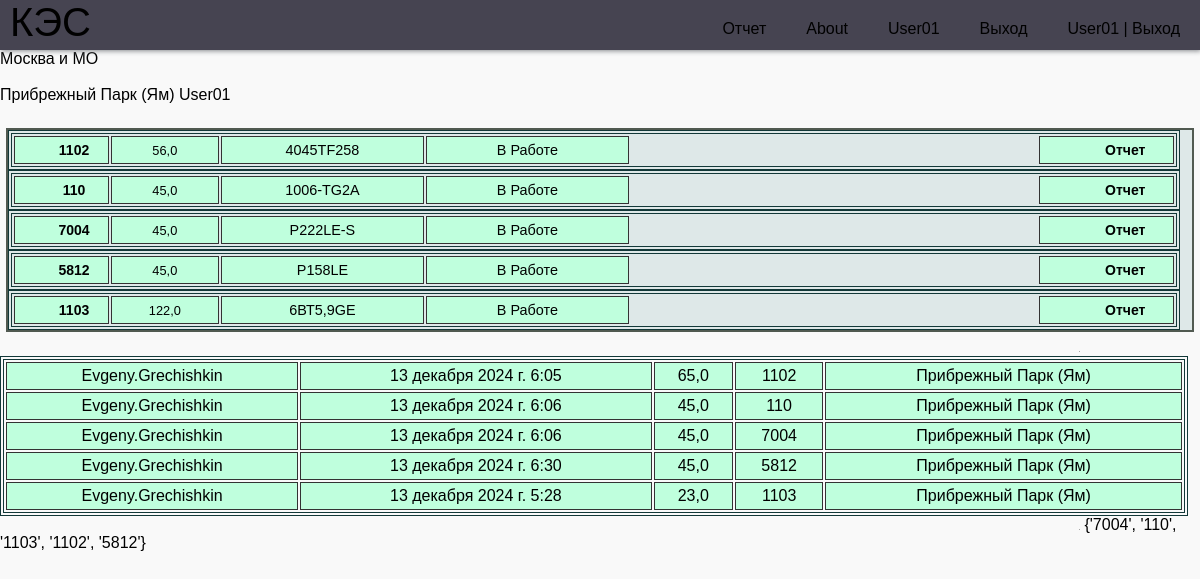
The page /area/4/ (signed in) on the database its author committed.
### report/models.py (models this page shows, shortened)
class ObjectKES(models.Model):
    name = models.CharField(max_length=30)
    manager = models.ForeignKey(get_user_model(),
                               on_delete=models.SET_NULL,
                               related_name='manager_obj',
                               null=True, default=None)
    public = models.BooleanField(default=False)
    class Meta:
        verbose_name = 'Объект'
        verbose_name_plural = 'Объект'

class Location(models.Model):
    name = models.CharField(max_length=30)
    object_kes = models.ForeignKey(ObjectKES, on_delete=models.SET_NULL, null=True)
    operator = models.ForeignKey(get_user_model(),
                               on_delete=models.SET_NULL,
                               related_name='operator_area',
                               null=True, default=None)
    address = models.CharField(max_length=250, blank=True)
    def __str__(self):
        return f"{self.name}"
    class Meta:
        verbose_name = 'Участок'
        verbose_name_plural = 'Участок'

class CreateDGU(models.Model):
    name = models.CharField(max_length=30, verbose_name="Номер Дгу")
    maker_dvs = models.ForeignKey(Maker, on_delete=models.SET_NULL, null=True, blank=True, verbose_name="Производитель")
    long_name = models.CharField(max_length=30, null=True, blank=True, verbose_name="Название Дгу")
    post_name = models.ForeignKey(Post, on_delete=models.SET_NULL, null=True, blank=True, verbose_name="Название поста")
    dvs = models.ForeignKey(DVS, on_delete=models.SET_NULL, null=True, blank=True, verbose_name="ДВС")
    alternator = models.ForeignKey(Alternator, on_delete=models.SET_NULL, null=True, blank=True, verbose_name="Генератор")
    location = models.ForeignKey(Location, on_delete=models.SET_NULL, null=True,blank=True, verbose_name="Обьект")
    work = models.BooleanField(default=False, verbose_name='в Работе')
    status = models.ForeignKey(Status, on_delete=models.SET_NULL, null=True, verbose_name="Состояние")
    paralel = models.BooleanField(default=False, verbose_name='Паралель')
    koguch = models.BooleanField(default=False, verbose_name='Кожухное Исполнение')
    weight = models.PositiveIntegerField(null=True, blank=True, default=0, verbose_name='Вес кг')
    lsh = models.CharField(max_length=100, null=True, blank=True, verbose_name="Длинна * Ширина * Высота ")
    title = models.CharField(max_length=250, blank=True, verbose_name='Описание  проблем')
    data_to = models.DateField(blank=True, null=True,  verbose_name='Дата последнего ТО')
    motochas_to = models.PositiveIntegerField(null=True, blank=True,  verbose_name='Моточасы последнего ТО')
    interval_to = models.PositiveIntegerField(null=True, blank=True, default=300, verbose_name='Межсервисный интервал')
    narabotka = models.BooleanField(default=True, verbose_name='Наработка')
    nagruzka = models.BooleanField(default=True, verbose_name='Нагрузка')
    active = models.BooleanField(default=True, verbose_name='Активная Нагрузка')
    reactive = models.BooleanField(default=True, verbose_name='Реактивная  Нагрузка')
    full_load = models.BooleanField(default=True, verbose_name='Полная  Нагрузка')
    l1 = models.BooleanField(default=True, verbose_name='L1')
    l2 = models.BooleanField(default=True, verbose_name='L2')
    l3 = models.BooleanField(default=True, verbose_name='L3')
    dmasla = models.BooleanField(default=True, verbose_name='Давление масла')
    tog = models.BooleanField(default=True, verbose_name='Темп. Охл. Жидкости')
    akb = models.BooleanField(default=True, verbose_name='АКБ')
    primechanie = models.BooleanField(default=True, verbose_name='Примечания')
    class Meta:
        verbose_name = 'ДГУ'
        verbose_name_plural = 'ДГУ'

class DVS(models.Model):
    model_dvs = models.ForeignKey(DVSmodel, on_delete=models.SET_NULL, blank=True, null=True, verbose_name="ДВС")
    sn = models.CharField(max_length=70, blank=True, verbose_name='Серейный номер')
    engine_hours = models.FloatField(blank=True, null=True, verbose_name="Моточасы")
    title = models.CharField(max_length=250, blank=True, verbose_name='Описание')
    class Meta:
        verbose_name = 'ДВС'
        verbose_name_plural = 'ДВС'

class DVSmodel(models.Model):
    model_dvs = models.CharField(blank=True, max_length=30, verbose_name='Модель ДВС')
    maker_dvs = models.ForeignKey(Maker, on_delete=models.SET_NULL, null=True, verbose_name="Производитель")
    power = models.IntegerField(blank=True, verbose_name="Мощьность ДВС")
    cylinders = models.IntegerField(blank=True, verbose_name="Количество цилиндров")
    volume = models.DecimalField(blank=True, null=True, max_digits=5, decimal_places=2,  verbose_name="Объем ДВС")
    weight = models.PositiveIntegerField(null=True, blank=True, default=0, verbose_name='Вес кг')
    title = models.CharField(max_length=250, blank=True, verbose_name='Описание')
    class Meta:
        verbose_name = 'Модель ДВС'
        verbose_name_plural = 'Модель ДВС'

class ReportDGU(models.Model):
    dgu = models.ForeignKey(CreateDGU, on_delete=models.SET_NULL, null=True, verbose_name="Номер Дгу")
    author = models.ForeignKey(get_user_model(), on_delete=models.SET_NULL, related_name='posts', null=True,
                               default=None)
    narabotka = models.FloatField(blank=True, null=True,  verbose_name='Наработка')
    nagruzka = models.PositiveIntegerField(null=True, blank=True, verbose_name='Нагрузка')
    active = models.PositiveIntegerField(null=True, blank=True,  verbose_name='Активная Нагрузка')
    reactive = models.PositiveIntegerField(null=True, blank=True,  verbose_name='Реактивная  Нагрузка')
    full_load = models.PositiveIntegerField(null=True, blank=True,  verbose_name='Полная  Нагрузка')
    l1 = models.PositiveSmallIntegerField(null=True, blank=True,  verbose_name='L1')
    l2 = models.PositiveSmallIntegerField(null=True, blank=True,  verbose_name='L2')
    l3 = models.PositiveSmallIntegerField(null=True, blank=True,  verbose_name='L3')
    dmasla = models.FloatField(blank=True, null=True, verbose_name='Давление масла')
    tc = models.FloatField(blank=True, null=True,  verbose_name='Темп. Охл. Жидкости')
    akb = models.FloatField(blank=True, null=True, verbose_name='АКБ')
    title = models.CharField(max_length=450, null=True, blank=True,  verbose_name='Замечания')
    time_create = models.DateTimeField(auto_now_add=True, blank=True, null=True,)
    time_update = models.DateTimeField(auto_now=True, blank=True, null=True,)
    class Meta:
        verbose_name = 'Ежедневный отчет'
        verbose_name_plural = 'Ежедневный отчет'

### report/views.py (the view)
# urls.py: path("area/<int:id>/", area, name='area'),
@login_required
def area(request, id):
    y, m, d = (int(i) for i in date.today().isoformat().split("-"))
    dgus = CreateDGU.objects.filter(location=id)
    location = Location.objects.get(id=id)
    object_kes = Location.objects.get(id=id).object_kes.name
    report = ReportDGU.objects.filter(time_create__date=date(y, m, d), dgu__location__id=id)
    rpt = set(i.dgu.name for i in report)
    return render(request, "area.html",
                  {'dgus': dgus, 'location': location, 'object_kes': object_kes,
                   'report': report, 'rpt': rpt})

### report/templates/area.html (shortened to what this page needs)
{% extends 'base.html' %}
{% load static %}
{% block css %}
    <link rel="stylesheet" href="{% static 'style/style.css' %}">
    <link rel="stylesheet" href="{% static 'style/style_area.css' %}">
{% endblock css %}
{% block content %}
<main>
    <p>{{ object_kes }}</p> <br>
    <p>{{ location.name }} {{ location.operator }}</p> <br>
        <div class="blok_1  inline">
            {% for dgu in dgus %}
                <table>
                    <tr>
                        {% if dgu.status.id == 2 %}
                            <td class="st1 dgu_status_avar"><a href="{% url 'dgu' dgu.id %}" >{{dgu.name}}</a></td>
                            <td class="st5 dgu_status_avar">{{dgu.dvs.engine_hours}}</td>
                            <td class="st2 dgu_status_avar">{{dgu.dvs.model_dvs.model_dvs}}</td>
                            <td class="st3 dgu_status_avar">Аварийная остановка</td>
                            <td class="st6 dgu_status_avar">{{dgu.title}}</td>
                            <td class="st4 dgu_status_avar"><a href="../../create_report/{{dgu.id}}">Ремонт</a></td>
                        {% elif dgu.work %}
                            <td class="st1 dgu_status_rab" ><a href="{% url 'dgu' dgu.id %}" >{{dgu.name}}</a></td>
                            <td class="st5 dgu_status_rab">{{dgu.dvs.engine_hours}}</td>
                            <td class="st2 dgu_status_rab">{{dgu.dvs.model_dvs.model_dvs}}</td>
                                {% if dgu.status.id == 4 %}
                                    <td class="st3 dgu_status_rem">Требуется незн. ремонт</td>
                                {% elif dgu.status.id == 5 %}
                                    <td class="st3 dgu_status_avar">Требуется ТО</td>
                                {% else %}
                                    <td class="st3 dgu_status_rab">В Работе</td>
                                {% endif %}
                            <td class="st6 dgu_status_rab">{{dgu.title}}</td>
                            {% if dgu.name in rpt %}
                            <td class="st4 dgu_status_rab"><a href="../../create_report/{{dgu.id}}">Отчет</a></td>
                            {% else %}
                            <td class="st4 dgu_status_avar"><a href="../../create_report/{{dgu.id}}">Отчет</a></td>
                            {% endif %}
                        {% endif %}
                    </tr></table>
                {% endfor %}
            </div>
    <table>
    {% for rpt in report %}
    <tr>
        <td>{{ rpt.author}}</td>
        <td>{{ rpt.time_create}}</td>
        <td>{{ rpt.tc }}</td>
        <td>{{ rpt.dgu.name }}</td>
        <td>{{ rpt.dgu.location }}</td>
    </tr>
    {% endfor %}</table>
    {{ rpt }}
</main>
{% endblock content %}

### report/templates/base.html (shortened to what this page needs)
<!DOCTYPE html>
{% load static %}
<html lang="ru">
<head>
    {% block css %}{% endblock css %}
</head>
<body>
    <header class="header">
         <a href="{%url 'index'%}" class="logo">КЭС</a>
        <nav class="nav">
            <ul class="menu">
                {% if user.is_authenticated %}
                <li><a href="{%url 'create_dgu'%}">Отчет</a></li>
                <li><a href="#">About</a></li>
                <li><a href="admin/">{{user.username}}</a></li>
                <li><a href="{%url 'users:logout'%}">Выход</a></li>
                <li><a href="{%url 'users:logout'%}">{{user.username}} | Выход</a></li>
                {% else %}
                <li><a href="{%url 'users:login'%}">Авторизация</a></li>
                {% endif %}
            </ul>
        </nav>
    </header>
    {% block content %}{% endblock content %}
</body>
</html>

### report/static/style/style.css (style rules this page uses)
:root { --white: #f9f9f9; --black: #464451; --grey: #85888C; }
* { margin: 0; padding: 0; box-sizing: border-box; }
body { background-color: var(--white); font-family: "Poppins", sans-serif; }
a { text-decoration: none; }
ul { list-style: none; }
.header { background-color: var(--black); box-shadow: 1px 1px 5px 0px var(--grey); position: sticky; top: 0; width: 100%; height: 50px; }
.logo { display: inline-block; color: var(--white); font-size: 40px; margin-left: 10px; }
.nav { width: 100%; height: 100%; position: fixed; background-color: var(--black); overflow: hidden; }
.menu a { display: block; padding: 20px; color: var(--white); }
.nav { max-height: 0; transition: max-height .5s ease-out; }
td, th { margin: 5px; padding: 5px; }
@media (min-width: 768px) { .nav { max-height: 70px; top: 0; position: relative; float: right; width: fit-content; background-color: transparent; } }
@media (min-width: 768px) { .menu li { float: left; } }

### report/static/style/style_area.css (style rules this page uses)
a { color: #000; }
.inline { width: 99%; margin: 6px; float: left; }
.blok_1 { width: 99%; background-color: #DEE8E8; text-align: center; border: 2px solid rgb(81, 90, 81); }
.blok_1 a { color: #000; font-size: 14px; font-weight: bold; text-decoration: none; margin-left: 30%; }
table { border: 4px double #123838; width: 99%; text-align: center; }
td { background: #BFFFDD; border: 1px solid #333; empty-cells: hide; padding: 4px; }
.dgu_status_rab { background: #BFFFDD; }
.st1 { width: 7%; }
.st2 { width: 15%; font-size: 90%; }
.st3 { width:15%; font-size: 90%; }
.st4 { width: 10%; font-size: 90%; }
.st5 { width: 8%; font-size: 80%; }
.st6 { width: 30%; font-size: 80%; }
a:-webkit-any-link { color: #000; }

### rows shown on the page
ObjectKES: name "Москва и МО"
Location: name "Прибрежный Парк (Ям)", operator "User01"
CreateDGU: name "1102", dvs.engine_hours "56,0", dvs.model_dvs.model_dvs "4045TF258", shows "В Работе"
CreateDGU: name "110", dvs.engine_hours "45,0", dvs.model_dvs.model_dvs "1006-TG2A", shows "В Работе"
CreateDGU: name "7004", dvs.engine_hours "45,0", dvs.model_dvs.model_dvs "P222LE-S", shows "В Работе"
CreateDGU: name "5812", dvs.engine_hours "45,0", dvs.model_dvs.model_dvs "Р158LE", shows "В Работе"
CreateDGU: name "1103", dvs.engine_hours "122,0", dvs.model_dvs.model_dvs "6ВТ5,9GE", shows "В Работе"
ReportDGU: author "Evgeny.Grechishkin", time_create "13 декабря 2024 г. 6:05", tc "65,0", dgu.name "1102", dgu.location "Прибрежный Парк (Ям)"
ReportDGU: author "Evgeny.Grechishkin", time_create "13 декабря 2024 г. 6:06", tc "45,0", dgu.name "110", dgu.location "Прибрежный Парк (Ям)"
ReportDGU: author "Evgeny.Grechishkin", time_create "13 декабря 2024 г. 6:06", tc "45,0", dgu.name "7004", dgu.location "Прибрежный Парк (Ям)"
ReportDGU: author "Evgeny.Grechishkin", time_create "13 декабря 2024 г. 6:30", tc "45,0", dgu.name "5812", dgu.location "Прибрежный Парк (Ям)"
ReportDGU: author "Evgeny.Grechishkin", time_create "13 декабря 2024 г. 5:28", tc "23,0", dgu.name "1103", dgu.location "Прибрежный Парк (Ям)"

### other values the page prints
{{ user.username }} "User01"
{{ rpt }} "{'7004', '110', '1103', '1102', '5812'}"
